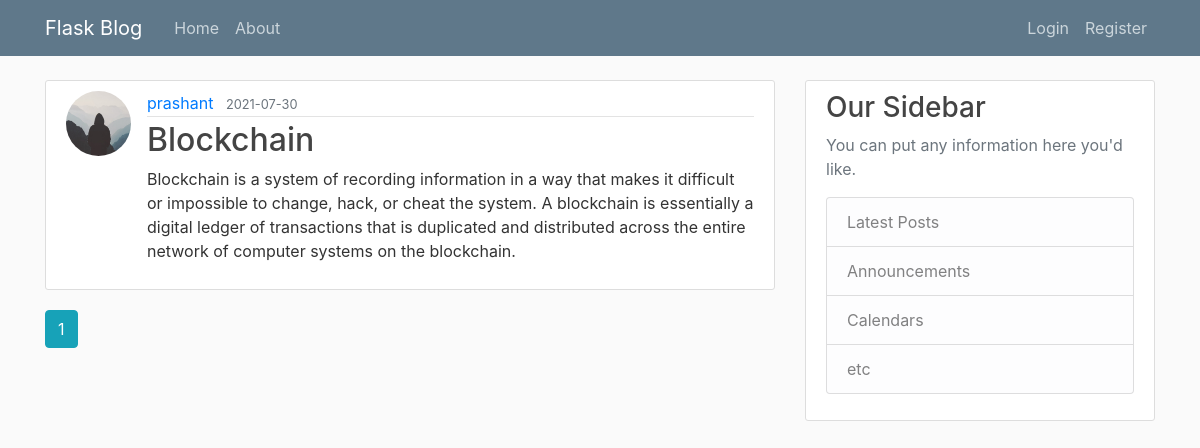
The page /home on the database its author committed.
### flaskblog/models.py (models this page shows, shortened)
class Post(db.Model):
    id = db.Column(db.Integer, primary_key=True)
    title = db.Column(db.String(100), nullable=False)
    date_posted = db.Column(db.DateTime, nullable=False, default=datetime.utcnow)
    content = db.Column(db.Text, nullable=False)
    user_id = db.Column(db.Integer, db.ForeignKey('user.id'), nullable=False)

class User(db.Model, UserMixin):
    id = db.Column(db.Integer, primary_key=True)
    username = db.Column(db.String(20), unique=True, nullable=False)
    email = db.Column(db.String(120), unique=True, nullable=False)
    image_file = db.Column(db.String(20), nullable=False, default='default.jpg')
    password = db.Column(db.String(60), nullable=False)
    posts = db.relationship('Post', backref='author', lazy=True)

### flaskblog/routes.py (the view)
@app.route("/")
@app.route("/home")
def home():
    page = request.args.get('page', 1, type=int)
    posts = Post.query.order_by(Post.date_posted.desc()).paginate(page=page, per_page=5)
    return render_template('home.html', posts=posts)

### flaskblog/templates/home.html
{% extends "layout.html" %}
{% block content %}
    {% for post in posts.items %}
        <article class="media content-section">
          <img class="rounded-circle article-img" src="{{ url_for('static', filename='profile_pics/' + post.author.image_file) }}">
          <div class="media-body">
            <div class="article-metadata">
              <a class="mr-2" href="{{ url_for('user_posts', username=post.author.username) }}">{{ post.author.username }}</a>
              <small class="text-muted">{{ post.date_posted.strftime('%Y-%m-%d') }}</small>
            </div>
            <h2><a class="article-title" href="{{ url_for('post', post_id=post.id) }}">{{ post.title }}</a></h2>
            <p class="article-content">{{ post.content }}</p>
          </div>
        </article>
    {% endfor %}
    {% for page_num in posts.iter_pages(left_edge=1, right_edge=1, left_current=1, right_current=2) %}
      {% if page_num %}
        {% if posts.page == page_num %}
          <a class="btn btn-info mb-4" href="{{ url_for('home', page=page_num) }}">{{ page_num }}</a>
        {% else %}
          <a class="btn btn-outline-info mb-4" href="{{ url_for('home', page=page_num) }}">{{ page_num }}</a>
        {% endif %}
      {% else %}
        ...
      {% endif %}
    {% endfor %}
{% endblock content %}

### flaskblog/templates/layout.html (shortened to what this page needs)
<!DOCTYPE html>
<html>
<head>
    <link rel="stylesheet" href="https://maxcdn.bootstrapcdn.com/bootstrap/4.0.0/css/bootstrap.min.css">
    <link rel="stylesheet" type="text/css" href="{{ url_for('static', filename='main.css') }}">
</head>
<body>
    <header class="site-header">
      <nav class="navbar navbar-expand-md navbar-dark bg-steel fixed-top">
        <div class="container">
          <a class="navbar-brand mr-4" href="/">Flask Blog</a>
          <div class="collapse navbar-collapse" id="navbarToggle">
            <div class="navbar-nav mr-auto">
              <a class="nav-item nav-link" href="{{ url_for('home') }}">Home</a>
              <a class="nav-item nav-link" href="{{ url_for('about') }}">About</a>
            </div>
            <div class="navbar-nav">
              {% if current_user.is_authenticated %}
                <a class="nav-item nav-link" href="{{ url_for('new_post') }}">New Post</a>
                <a class="nav-item nav-link" href="{{ url_for('account') }}">Account</a>
                <a class="nav-item nav-link" href="{{ url_for('logout') }}">Logout</a>
              {% else %}
                <a class="nav-item nav-link" href="{{ url_for('login') }}">Login</a>
                <a class="nav-item nav-link" href="{{ url_for('register') }}">Register</a>
              {% endif %}
            </div>
          </div>
        </div>
      </nav>
    </header>
    <main role="main" class="container">
      <div class="row">
        <div class="col-md-8">
          {% block content %}{% endblock %}
        </div>
        <div class="col-md-4">
          <div class="content-section">
            <h3>Our Sidebar</h3>
            <p class='text-muted'>You can put any information here you'd like.
              <ul class="list-group">
                <li class="list-group-item list-group-item-light">Latest Posts</li>
                <li class="list-group-item list-group-item-light">Announcements</li>
                <li class="list-group-item list-group-item-light">Calendars</li>
                <li class="list-group-item list-group-item-light">etc</li>
              </ul>
            </p>
          </div>
        </div>
      </div>
    </main>
</body>
</html>

### flaskblog/static/main.css (style rules this page uses)
body { background: #fafafa; color: #333333; margin-top: 5rem; }
h1, h2, h3, h4, h5, h6 { color: #444444; }
.bg-steel { background-color: #5f788a; }
.site-header .navbar-nav .nav-link { color: #cbd5db; }
.content-section { background: #ffffff; padding: 10px 20px; border: 1px solid #dddddd; border-radius: 3px; margin-bottom: 20px; }
.article-title { color: #444444; }
.article-content { white-space: pre-line; }
.article-img { height: 65px; width: 65px; margin-right: 16px; }
.article-metadata { padding-bottom: 1px; margin-bottom: 4px; border-bottom: 1px solid #e3e3e3 }

### rows shown on the page
Post: image_file (placeholder picture), author.username "prashant", date_posted "2021-07-30", title "Blockchain", content "Blockchain is a system of recording information in a way that makes it difficult or impossible to change, hack, or cheat the system. A blockchain is essentially a digital ledger of transactions that is duplicated and distributed across the entire network of computer systems on the blockchain."

### other values the page prints
{{ page_num }} "1"
